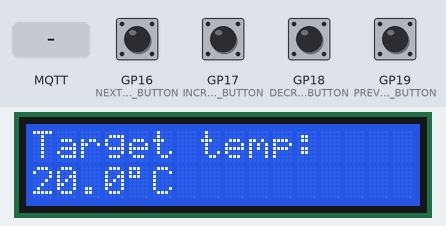
This program was run on a simulated Raspberry Pi Pico running MicroPython. Shown: 16×2 character LCD. Inputs (shaded band) come from the test bench; at power-on: GP16 (NEXT_MODE_BUTTON), GP17 (INCREASE_BUTTON), GP18 (DECRESE_BUTTON), GP19 (PREVIOUS_MODE_BUTTON) LOW. WiFi joins after 1.5 s; no MQTT or app messages arrive unless stated; library files of the repository ran but are not shown: lcd_api.py, pico_i2c_lcd.py; what the program prints to the serial console is not drawn.

Above: at 2.9 s.
3.0 s: GP16 (NEXT_MODE_BUTTON) pulled HIGH for 0.6 s
At 3.8 s:
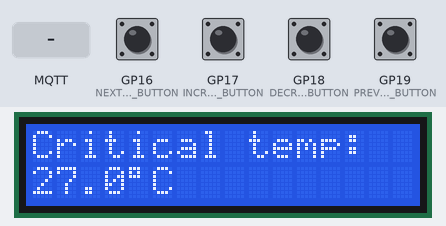
5.1 s: GP16 (NEXT_MODE_BUTTON) pulled HIGH for 1 s
At 5.6 s:
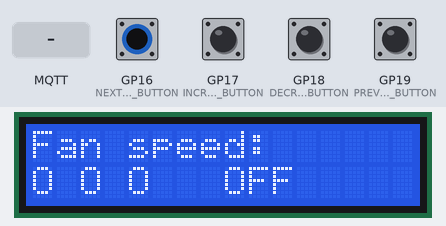
7.6 s: GP17 (INCREASE_BUTTON) pulled HIGH for 0.6 s
At 8.7 s:
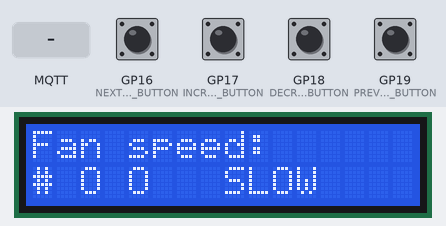
9.7 s: GP17 (INCREASE_BUTTON) pulled HIGH for 1 s
At 10.4 s:
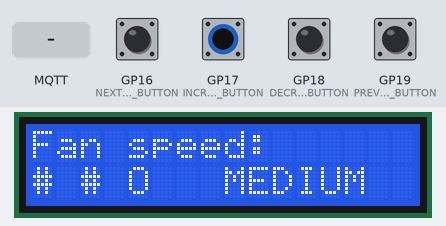
12.2 s: GP16 (NEXT_MODE_BUTTON) pulled HIGH for 0.6 s
At 13.2 s:
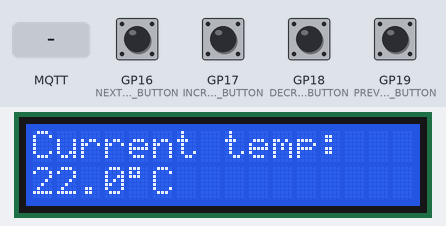
14.3 s: MQTT message "1" arrives on the first subscribed topic
At 15.0 s:
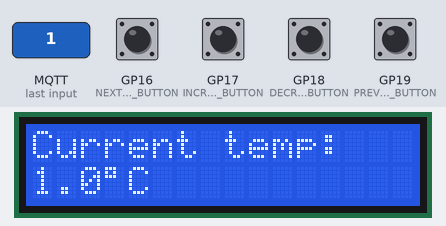
Timing chart, 0 to 17.2 s (numbered marks = the images above; inputs shaded):
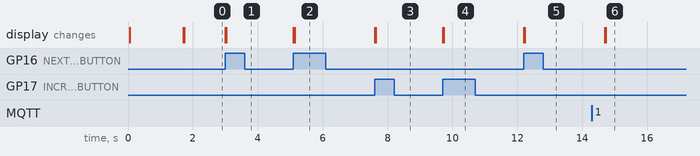

The program:

main.py
```python
from machine import Pin, I2C, Timer
from time import ticks_ms, ticks_diff
from FanMode import *
from InterfaceMode import *
from utime import sleep
from lcd_api import LcdApi
from pico_i2c_lcd import I2cLcd
import network
import simple

# Display konfiguracija
I2C_ADDR = 0x27
I2C_NUM_ROWS = 2
I2C_NUM_COLS = 16

I2C_BUS = I2C(1, sda=Pin(26), scl=Pin(27), freq=400000)
LCD_DISPLAY = I2cLcd(I2C_BUS, I2C_ADDR, I2C_NUM_ROWS, I2C_NUM_COLS)

# WiFi konfiguracija
WIFI_SSID = "iPhone"
WIFI_PASSWORD = "spothot123"

# MQTT konfiguracija
MQTT_SERVER = "broker.hivemq.com"
MQTT_CLIENT_NAME = "Propuh-Pro-Control"

MQTT_TOPIC_TARGET_TEMP = b"Propuh-Pro/target_temp"
MQTT_TOPIC_CRITICAL_TEMP = b"Propuh-Pro/critical_temp"
MQTT_TOPIC_FAN_MODE = b"Propuh-Pro/fan_mode"
MQTT_TOPIC_MEASURED_TEMP = b"Propuh-Pro/measured_temp"


# Povezivanje na internet
print("Connecting to WiFi: ", WIFI_SSID)
WIFI = network.WLAN(network.STA_IF)
WIFI.active(True)
WIFI.config(pm=0xA11140)
WIFI.connect(WIFI_SSID, WIFI_PASSWORD)

LCD_DISPLAY.putstr("Connecting...")

while not WIFI.isconnected():
    pass

print("Connected to network!")
print("IP address:", WIFI.ifconfig()[0])

# Glavni program - početna konfiguracija
NEXT_MODE_BUTTON = Pin(16, Pin.IN)
PREVIOUS_MODE_BUTTON = Pin(19, Pin.IN)
INCREASE_BUTTON = Pin(17, Pin.IN)
DECRESE_BUTTON = Pin(18, Pin.IN)

# Dozvoljena razlika željene i kritične temperature
MINIMUM_TEMP_DIFFERENCE = 5.0

DEBOUNCE_TIME_MS = 300

fan_mode = FanMode()
interface_mode = InterfaceMode()
current_temp = 22.0
target_temp = 20.0
critical_temp = 27.0

debounce = 0
# Da li se u toku rada programa pojavio alarm
alarm = False
# Da li je trenutno aktivan alarm
alarm_now = False


def debouncing():
    global debounce
    if ticks_diff(ticks_ms(), debounce) < DEBOUNCE_TIME_MS:
        return False
    else:
        debounce = ticks_ms()
        return True


def next_mode(pin):
    global alarm_now, interface_mode

    if debouncing() == False:
        return

    # Prekid alarma ukoliko je isti aktiviran
    alarm_now = False
    interface_mode.next()
    print_configuration()


def previous_mode(pin):
    global alarm_now, interface_mode

    if debouncing() == False:
        return

    # Prekid alarma ukoliko je isti aktiviran
    alarm_now = False
    interface_mode.previous()
    print_configuration()


def increase_value(pin):
    global target_temp
    global critical_temp
    global alarm_now
    global SEND_DATA_TIMER
    if debouncing() == False:
        return


    if interface_mode.get_mode() == InterfaceMode.OPERATIONAL:
        return

    # Prekid alarma ukoliko je isti aktiviran
    alarm_now = False

    # Da li su temperature u dozvoljenom opsegu
    if interface_mode.get_mode() == InterfaceMode.TARGET_TEMP_CONFIG:
        if critical_temp - target_temp > MINIMUM_TEMP_DIFFERENCE:
            target_temp += 0.5
    elif interface_mode.get_mode() == InterfaceMode.CRITICAL_TEMP_CONFIG:
        critical_temp += 0.5
    elif interface_mode.get_mode() == InterfaceMode.FAN_CONFIG:
        fan_mode.next()

    SEND_DATA_TIMER = Timer(period=3000, mode=Timer.ONE_SHOT, callback=send_data)
    print_configuration()


def decrease_value(pin):
    global target_temp
    global critical_temp
    global alarm_now
    global SEND_DATA_TIMER

    if debouncing() == False:
        return

    if interface_mode.get_mode() == InterfaceMode.OPERATIONAL:
        return

    # Prekid alarma ukoliko je isti aktiviran
    alarm_now = False

    # Da li su temperature u dozvoljenom opsegu
    if interface_mode.get_mode() == InterfaceMode.TARGET_TEMP_CONFIG:
        target_temp -= 0.5
    elif interface_mode.get_mode() == InterfaceMode.CRITICAL_TEMP_CONFIG:
        if critical_temp - target_temp > MINIMUM_TEMP_DIFFERENCE:
            critical_temp -= 0.5
    elif interface_mode.get_mode() == InterfaceMode.FAN_CONFIG:
        fan_mode.previous()

    SEND_DATA_TIMER = Timer(period=3000, mode=Timer.ONE_SHOT, callback=send_data)
    print_configuration()


# Aktivacija alarma i prikaz upozorenja
def print_alarm():
    global alarm, alarm_now

    alarm = True
    alarm_now = True
    alarm_blink_counter = 0

    while alarm_blink_counter <= 5 and alarm_now:
        LCD_DISPLAY.clear()
        sleep(0.5)
        LCD_DISPLAY.putstr(
            "TEMPERATURE     CRITICAL: " + str(current_temp) + chr(223) + "C"
        )
        sleep(0.8)

        alarm_blink_counter += 1


# Ispis informacija na display
def print_configuration():

    # Ukoliko je alarm aktivan neće se ažurirati display
    if alarm_now:
        return

    fan_output = ""

    if fan_mode == FanMode.AUTO:
        fan_output = "AUTO"
    else:
        mode_outputs = {
            FanMode.OFF: "O O O",
            FanMode.SLOW: "# O O",
            FanMode.MEDIUM: "# # O",
            FanMode.FAST: "# # #",
            FanMode.AUTO: "AUTO",
        }
        fan_output = mode_outputs.get(fan_mode.current_mode, "UNKNOWN")

    print()
    print("Mode:", interface_mode.get_mode_name())

    current_mode = interface_mode.get_mode()

    if current_mode == InterfaceMode.TARGET_TEMP_CONFIG:
        output = "Target temp:    " + str(target_temp) + chr(223) + "C"
        print(output)
        LCD_DISPLAY.clear()
        LCD_DISPLAY.putstr(output)

    elif current_mode == InterfaceMode.CRITICAL_TEMP_CONFIG:
        output = "Critical temp:  " + str(critical_temp) + chr(223) + "C"
        print(output)
        LCD_DISPLAY.clear()
        LCD_DISPLAY.putstr(output)

    elif current_mode == InterfaceMode.FAN_CONFIG:
        output = "Fan speed:      " + str(fan_output)

        if fan_mode.get_mode() != FanMode.AUTO:
            output = output + "   " + fan_mode.get_mode_name()

        print(output)
        LCD_DISPLAY.clear()
        LCD_DISPLAY.putstr(output)

    else:
        output = "Current temp:   " + str(current_temp) + chr(223) + "C"
        print(output)
        LCD_DISPLAY.clear()
        LCD_DISPLAY.putstr(output)


# Korak za temperaturu je 0.5
def round_to_nearest_half(value) -> float:
    return round(value * 2) / 2


# Primljena nova vrijednost izmjerene temperature
def message_arrived_measured_temp(topic, msg):
    global current_temp

    print("Message arrived on topic:", topic)
    print("Payload:", msg)

    if current_temp == round_to_nearest_half(float(msg)):
        return

    current_temp = round_to_nearest_half(float(msg))

    if current_temp >= critical_temp and alarm == False:
        print_alarm()
        return

    if interface_mode.get_mode() == InterfaceMode.OPERATIONAL:
        print_configuration()


# Primljena nova vrijednost za fan mode
def message_arrived_fan_mode(topic, msg):
    global fan_mode, current_mode

    print("Message arrived on topic:", topic)
    print("Payload:", msg)

    if fan_mode.current_mode == int(msg):
        return

    fan_mode.current_mode = int(msg)

    if interface_mode.get_mode() == InterfaceMode.FAN_CONFIG:
        print_configuration()


# Filtriranje primljenih poruka
def custom_dispatcher(topic, msg):

    if topic == MQTT_TOPIC_MEASURED_TEMP:
        message_arrived_measured_temp(topic, msg)
    elif topic == MQTT_TOPIC_FAN_MODE:
        message_arrived_fan_mode(topic, msg)


# Povezivanje na MQTT broker
CLIENT = simple.MQTTClient(client_id=MQTT_CLIENT_NAME, server=MQTT_SERVER, port=1883)
CLIENT.connect()

CLIENT.set_callback(custom_dispatcher)

# Pretplata na teme
CLIENT.subscribe(MQTT_TOPIC_MEASURED_TEMP)
CLIENT.subscribe(MQTT_TOPIC_FAN_MODE)


# Slanje podataka putem MQTT
def send_data(timer):
    publish = str(fan_mode.get_mode())
    CLIENT.publish(MQTT_TOPIC_FAN_MODE, publish)

    publish = str(target_temp)
    CLIENT.publish(MQTT_TOPIC_TARGET_TEMP, publish)

    publish = str(critical_temp)
    CLIENT.publish(MQTT_TOPIC_CRITICAL_TEMP, publish)

    print("Sent!")


# Provjera pristiglih podataka na MQTT
def recieve_data(timer):
    CLIENT.check_msg()
    CLIENT.check_msg()


# Tajmeri za slanje/primanje podataka
# SEND_DATA_TIMER = Timer(period=3000, mode=Timer.PERIODIC, callback=send_data)
RECIEVE_DATA_TIMER = Timer(period=1000, mode=Timer.PERIODIC, callback=recieve_data)

# Postavljanje hardverskih prekida
NEXT_MODE_BUTTON.irq(handler=next_mode, trigger=Pin.IRQ_RISING)
INCREASE_BUTTON.irq(handler=increase_value, trigger=Pin.IRQ_RISING)
DECRESE_BUTTON.irq(handler=decrease_value, trigger=Pin.IRQ_RISING)
PREVIOUS_MODE_BUTTON.irq(handler=previous_mode, trigger=Pin.IRQ_RISING)

print_configuration()

while True:
    pass
```

FanMode.py
```python
# Moguća stanja ventilatora
class FanMode:
    OFF = 0
    SLOW = 1
    MEDIUM = 2
    FAST = 3
    AUTO = 4

    MODE_NAMES = {
        OFF: "OFF",
        SLOW: "SLOW",
        MEDIUM: "MEDIUM",
        FAST: "FAST",
        AUTO: "AUTO",
    }

    VALID_MODES = {
        OFF,
        SLOW,
        MEDIUM,
        FAST,
        AUTO,
    }

    def __init__(self, starting_mode=OFF):

        if starting_mode not in self.VALID_MODES:
            raise ValueError(
                f"Invalid starting mode: {starting_mode}. Must be one of {FanMode.MODE_NAMES}."
            )

        self.current_mode = starting_mode
        self.length = len(self.VALID_MODES)

    def next(self):
        self.current_mode = (self.current_mode + 1) % self.length

    def previous(self):
        self.current_mode = (self.current_mode - 1) % self.length

    def get_mode(self):
        return self.current_mode

    def get_mode_name(self):
        return FanMode.MODE_NAMES.get(self.current_mode, "UNKNOWN")
```

InterfaceMode.py
```python
# Mogući prikazi na displayu
class InterfaceMode:
    TARGET_TEMP_CONFIG = 0
    CRITICAL_TEMP_CONFIG = 1
    FAN_CONFIG = 2
    OPERATIONAL = 3

    MODE_NAMES = {
        TARGET_TEMP_CONFIG: "TARGET_TEMP_CONFIG",
        CRITICAL_TEMP_CONFIG: "CRITICAL_TEMP_CONFIG",
        FAN_CONFIG: "FAN_CONFIG",
        OPERATIONAL: "OPERATION",
    }

    VALID_MODES = {
        TARGET_TEMP_CONFIG,
        CRITICAL_TEMP_CONFIG,
        FAN_CONFIG,
        OPERATIONAL,
    }

    def __init__(self, starting_mode=TARGET_TEMP_CONFIG):

        if starting_mode not in self.VALID_MODES:
            raise ValueError(
                f"Invalid starting mode: {starting_mode}. Must be one of {InterfaceMode.MODE_NAMES}."
            )

        self.current_mode = starting_mode
        self.length = len(self.VALID_MODES)

    def next(self):
        self.current_mode = (self.current_mode + 1) % self.length

    def previous(self):
        self.current_mode = (self.current_mode - 1) % self.length

    def get_mode(self):
        return self.current_mode

    def get_mode_name(self):
        return InterfaceMode.MODE_NAMES.get(self.current_mode, "UNKNOWN")
```

Measured:
- after the input at 3.0 s, the display: first changes at once (image 1 shows a later state)
- after the input at 5.1 s, the display: first changes at once (image 2 shows a later state)
- after the input at 7.6 s, the display: first changes at once (image 3 shows a later state)
- after the input at 9.7 s, the display: first changes at once (image 4 shows a later state)
- after the input at 12.2 s, the display: first changes at once (image 5 shows a later state)
- after the input at 14.3 s, the display: first changes after 0.40 s (image 6 shows a later state)
